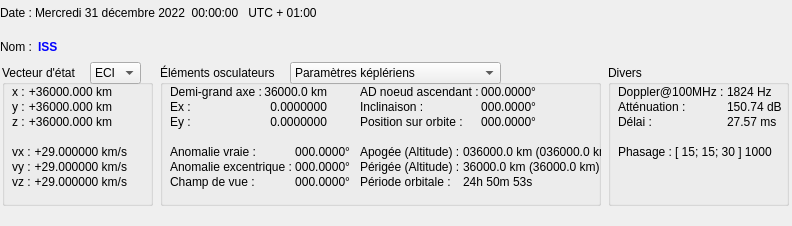
<?xml version="1.0" encoding="UTF-8"?>
<ui version="4.0">
 <class>Osculateurs</class>
 <widget class="QFrame" name="Osculateurs">
  <property name="geometry">
   <rect>
    <x>0</x>
    <y>0</y>
    <width>792</width>
    <height>226</height>
   </rect>
  </property>
  <property name="windowTitle">
   <string notr="true"/>
  </property>
  <property name="autoFillBackground">
   <bool>true</bool>
  </property>
  <widget class="QStackedWidget" name="dateHeure">
   <property name="geometry">
    <rect>
     <x>0</x>
     <y>2</y>
     <width>411</width>
     <height>28</height>
    </rect>
   </property>
   <property name="currentIndex">
    <number>0</number>
   </property>
   <widget class="QWidget" name="page_dateHeure1">
    <widget class="QWidget" name="formLayoutWidget">
     <property name="geometry">
      <rect>
       <x>0</x>
       <y>0</y>
       <width>371</width>
       <height>24</height>
      </rect>
     </property>
     <layout class="QFormLayout" name="formLayout_dateHeure1">
      <property name="horizontalSpacing">
       <number>3</number>
      </property>
      <property name="verticalSpacing">
       <number>0</number>
      </property>
      <item row="0" column="0">
       <widget class="QLabel" name="lbl_dateHeure1">
        <property name="minimumSize">
         <size>
          <width>0</width>
          <height>22</height>
         </size>
        </property>
        <property name="text">
         <string extracomment="Date and hour">Date :</string>
        </property>
       </widget>
      </item>
      <item row="0" column="1">
       <widget class="QLabel" name="dateHeure1">
        <property name="minimumSize">
         <size>
          <width>0</width>
          <height>22</height>
         </size>
        </property>
        <property name="font">
         <font/>
        </property>
        <property name="mouseTracking">
         <bool>true</bool>
        </property>
        <property name="text">
         <string notr="true">Mercredi 31 décembre 2022  00:00:00   UTC + 01:00</string>
        </property>
       </widget>
      </item>
     </layout>
    </widget>
   </widget>
   <widget class="QWidget" name="page_dateHeure2">
    <widget class="QWidget" name="gridLayoutWidget">
     <property name="geometry">
      <rect>
       <x>0</x>
       <y>0</y>
       <width>341</width>
       <height>24</height>
      </rect>
     </property>
     <layout class="QGridLayout" name="gridLayout_dateHeure2" columnstretch="0,1,0">
      <property name="horizontalSpacing">
       <number>3</number>
      </property>
      <property name="verticalSpacing">
       <number>0</number>
      </property>
      <item row="0" column="0">
       <widget class="QLabel" name="lbl_dateHeure2">
        <property name="minimumSize">
         <size>
          <width>0</width>
          <height>20</height>
         </size>
        </property>
        <property name="text">
         <string extracomment="Date and hour">Date :</string>
        </property>
       </widget>
      </item>
      <item row="0" column="1">
       <widget class="QDateTimeEdit" name="dateHeure2">
        <property name="buttonSymbols">
         <enum>QAbstractSpinBox::NoButtons</enum>
        </property>
        <property name="currentSection">
         <enum>QDateTimeEdit::DaySection</enum>
        </property>
        <property name="displayFormat">
         <string>dddd dd MMMM yyyy HH:mm:ss</string>
        </property>
        <property name="calendarPopup">
         <bool>true</bool>
        </property>
       </widget>
      </item>
      <item row="0" column="2">
       <widget class="QLabel" name="utcDateHeure">
        <property name="text">
         <string notr="true">UTC + 12:00</string>
        </property>
       </widget>
      </item>
     </layout>
    </widget>
   </widget>
  </widget>
  <widget class="QWidget" name="formLayoutWidget_23">
   <property name="geometry">
    <rect>
     <x>0</x>
     <y>40</y>
     <width>328</width>
     <height>18</height>
    </rect>
   </property>
   <layout class="QFormLayout" name="formLayout_nomsat">
    <property name="sizeConstraint">
     <enum>QLayout::SetFixedSize</enum>
    </property>
    <property name="labelAlignment">
     <set>Qt::AlignLeading|Qt::AlignLeft|Qt::AlignVCenter</set>
    </property>
    <property name="horizontalSpacing">
     <number>3</number>
    </property>
    <property name="verticalSpacing">
     <number>0</number>
    </property>
    <item row="0" column="0">
     <widget class="QLabel" name="lbl_nomsat">
      <property name="sizePolicy">
       <sizepolicy hsizetype="Preferred" vsizetype="Preferred">
        <horstretch>0</horstretch>
        <verstretch>0</verstretch>
       </sizepolicy>
      </property>
      <property name="minimumSize">
       <size>
        <width>35</width>
        <height>0</height>
       </size>
      </property>
      <property name="font">
       <font/>
      </property>
      <property name="mouseTracking">
       <bool>true</bool>
      </property>
      <property name="text">
       <string>Nom :</string>
      </property>
     </widget>
    </item>
    <item row="0" column="1">
     <widget class="QLabel" name="nomsat">
      <property name="sizePolicy">
       <sizepolicy hsizetype="Preferred" vsizetype="Preferred">
        <horstretch>0</horstretch>
        <verstretch>0</verstretch>
       </sizepolicy>
      </property>
      <property name="minimumSize">
       <size>
        <width>0</width>
        <height>0</height>
       </size>
      </property>
      <property name="palette">
       <palette>
        <active>
         <colorrole role="WindowText">
          <brush brushstyle="SolidPattern">
           <color alpha="255">
            <red>0</red>
            <green>0</green>
            <blue>255</blue>
           </color>
          </brush>
         </colorrole>
         <colorrole role="Base">
          <brush brushstyle="SolidPattern">
           <color alpha="255">
            <red>240</red>
            <green>240</green>
            <blue>240</blue>
           </color>
          </brush>
         </colorrole>
        </active>
        <inactive>
         <colorrole role="WindowText">
          <brush brushstyle="SolidPattern">
           <color alpha="255">
            <red>0</red>
            <green>0</green>
            <blue>255</blue>
           </color>
          </brush>
         </colorrole>
         <colorrole role="Base">
          <brush brushstyle="SolidPattern">
           <color alpha="255">
            <red>240</red>
            <green>240</green>
            <blue>240</blue>
           </color>
          </brush>
         </colorrole>
        </inactive>
        <disabled>
         <colorrole role="WindowText">
          <brush brushstyle="SolidPattern">
           <color alpha="255">
            <red>120</red>
            <green>120</green>
            <blue>120</blue>
           </color>
          </brush>
         </colorrole>
         <colorrole role="Base">
          <brush brushstyle="SolidPattern">
           <color alpha="255">
            <red>240</red>
            <green>240</green>
            <blue>240</blue>
           </color>
          </brush>
         </colorrole>
        </disabled>
       </palette>
      </property>
      <property name="font">
       <font>
        <bold>true</bold>
       </font>
      </property>
      <property name="mouseTracking">
       <bool>true</bool>
      </property>
      <property name="text">
       <string notr="true">ISS</string>
      </property>
     </widget>
    </item>
   </layout>
  </widget>
  <widget class="QGroupBox" name="grpVecteurEtat">
   <property name="geometry">
    <rect>
     <x>2</x>
     <y>65</y>
     <width>151</width>
     <height>141</height>
    </rect>
   </property>
   <property name="title">
    <string>Vecteur d'état</string>
   </property>
   <widget class="QWidget" name="formLayoutWidget_24">
    <property name="geometry">
     <rect>
      <x>10</x>
      <y>20</y>
      <width>101</width>
      <height>52</height>
     </rect>
    </property>
    <layout class="QFormLayout" name="formLayout_positionSat">
     <property name="sizeConstraint">
      <enum>QLayout::SetFixedSize</enum>
     </property>
     <property name="labelAlignment">
      <set>Qt::AlignLeading|Qt::AlignLeft|Qt::AlignVCenter</set>
     </property>
     <property name="horizontalSpacing">
      <number>3</number>
     </property>
     <property name="verticalSpacing">
      <number>1</number>
     </property>
     <item row="0" column="0">
      <widget class="QLabel" name="lbl_xsat">
       <property name="font">
        <font/>
       </property>
       <property name="text">
        <string extracomment="Component X of the position vector">x :</string>
       </property>
      </widget>
     </item>
     <item row="1" column="0">
      <widget class="QLabel" name="lbl_ysat">
       <property name="font">
        <font/>
       </property>
       <property name="text">
        <string extracomment="Component Y of the position vector">y :</string>
       </property>
      </widget>
     </item>
     <item row="2" column="0">
      <widget class="QLabel" name="lbl_zsat">
       <property name="font">
        <font/>
       </property>
       <property name="text">
        <string extracomment="Component Z of the position vector">z :</string>
       </property>
      </widget>
     </item>
     <item row="0" column="1">
      <widget class="QLabel" name="xsat">
       <property name="font">
        <font/>
       </property>
       <property name="text">
        <string notr="true">+36000.000 km</string>
       </property>
       <property name="alignment">
        <set>Qt::AlignRight|Qt::AlignTrailing|Qt::AlignVCenter</set>
       </property>
      </widget>
     </item>
     <item row="1" column="1">
      <widget class="QLabel" name="ysat">
       <property name="font">
        <font/>
       </property>
       <property name="text">
        <string notr="true">+36000.000 km</string>
       </property>
       <property name="alignment">
        <set>Qt::AlignRight|Qt::AlignTrailing|Qt::AlignVCenter</set>
       </property>
      </widget>
     </item>
     <item row="2" column="1">
      <widget class="QLabel" name="zsat">
       <property name="font">
        <font/>
       </property>
       <property name="text">
        <string notr="true">+36000.000 km</string>
       </property>
       <property name="alignment">
        <set>Qt::AlignRight|Qt::AlignTrailing|Qt::AlignVCenter</set>
       </property>
      </widget>
     </item>
    </layout>
   </widget>
   <widget class="QWidget" name="formLayoutWidget_25">
    <property name="geometry">
     <rect>
      <x>10</x>
      <y>80</y>
      <width>112</width>
      <height>52</height>
     </rect>
    </property>
    <layout class="QFormLayout" name="formLayout_vitesseSat">
     <property name="sizeConstraint">
      <enum>QLayout::SetFixedSize</enum>
     </property>
     <property name="labelAlignment">
      <set>Qt::AlignLeading|Qt::AlignLeft|Qt::AlignVCenter</set>
     </property>
     <property name="horizontalSpacing">
      <number>3</number>
     </property>
     <property name="verticalSpacing">
      <number>1</number>
     </property>
     <item row="0" column="0">
      <widget class="QLabel" name="lbl_vxsat">
       <property name="font">
        <font/>
       </property>
       <property name="text">
        <string extracomment="Component X of the velocity vector">vx :</string>
       </property>
      </widget>
     </item>
     <item row="1" column="0">
      <widget class="QLabel" name="lbl_vysat">
       <property name="font">
        <font/>
       </property>
       <property name="text">
        <string extracomment="Component Y of the velocity vector">vy :</string>
       </property>
      </widget>
     </item>
     <item row="2" column="0">
      <widget class="QLabel" name="lbl_vzsat">
       <property name="font">
        <font/>
       </property>
       <property name="text">
        <string extracomment="Component Z of the velocity vector">vz :</string>
       </property>
      </widget>
     </item>
     <item row="0" column="1">
      <widget class="QLabel" name="vxsat">
       <property name="font">
        <font/>
       </property>
       <property name="toolTip">
        <string>Double-cliquer pour changer d'unités</string>
       </property>
       <property name="text">
        <string notr="true">+29.000000 km/s</string>
       </property>
       <property name="alignment">
        <set>Qt::AlignRight|Qt::AlignTrailing|Qt::AlignVCenter</set>
       </property>
      </widget>
     </item>
     <item row="1" column="1">
      <widget class="QLabel" name="vysat">
       <property name="font">
        <font/>
       </property>
       <property name="toolTip">
        <string>Double-cliquer pour changer d'unités</string>
       </property>
       <property name="text">
        <string notr="true">+29.000000 km/s</string>
       </property>
       <property name="alignment">
        <set>Qt::AlignRight|Qt::AlignTrailing|Qt::AlignVCenter</set>
       </property>
      </widget>
     </item>
     <item row="2" column="1">
      <widget class="QLabel" name="vzsat">
       <property name="font">
        <font/>
       </property>
       <property name="toolTip">
        <string>Double-cliquer pour changer d'unités</string>
       </property>
       <property name="text">
        <string notr="true">+29.000000 km/s</string>
       </property>
       <property name="alignment">
        <set>Qt::AlignRight|Qt::AlignTrailing|Qt::AlignVCenter</set>
       </property>
      </widget>
     </item>
    </layout>
   </widget>
  </widget>
  <widget class="QComboBox" name="typeRepere">
   <property name="geometry">
    <rect>
     <x>90</x>
     <y>62</y>
     <width>51</width>
     <height>22</height>
    </rect>
   </property>
   <property name="font">
    <font/>
   </property>
   <property name="currentText">
    <string notr="true">ECI</string>
   </property>
   <property name="iconSize">
    <size>
     <width>0</width>
     <height>0</height>
    </size>
   </property>
   <item>
    <property name="text">
     <string extracomment="Earth Centered Inertial">ECI</string>
    </property>
   </item>
   <item>
    <property name="text">
     <string extracomment="Earth Centered Earth Fixed">ECEF</string>
    </property>
   </item>
  </widget>
  <widget class="QComboBox" name="typeParametres">
   <property name="geometry">
    <rect>
     <x>290</x>
     <y>62</y>
     <width>211</width>
     <height>22</height>
    </rect>
   </property>
   <property name="font">
    <font/>
   </property>
   <property name="iconSize">
    <size>
     <width>0</width>
     <height>0</height>
    </size>
   </property>
   <item>
    <property name="text">
     <string>Paramètres képlériens</string>
    </property>
   </item>
   <item>
    <property name="text">
     <string>Paramètres circulaires</string>
    </property>
   </item>
   <item>
    <property name="text">
     <string>Paramètres équatoriaux</string>
    </property>
   </item>
   <item>
    <property name="text">
     <string>Paramètres circulaires équatoriaux</string>
    </property>
   </item>
  </widget>
  <widget class="QGroupBox" name="grpElementsOsculateurs">
   <property name="geometry">
    <rect>
     <x>160</x>
     <y>65</y>
     <width>441</width>
     <height>141</height>
    </rect>
   </property>
   <property name="title">
    <string>Éléments osculateurs</string>
   </property>
   <widget class="QWidget" name="formLayoutWidget_34">
    <property name="geometry">
     <rect>
      <x>10</x>
      <y>80</y>
      <width>183</width>
      <height>52</height>
     </rect>
    </property>
    <layout class="QFormLayout" name="formLayout_elemOsc1">
     <property name="sizeConstraint">
      <enum>QLayout::SetFixedSize</enum>
     </property>
     <property name="labelAlignment">
      <set>Qt::AlignLeading|Qt::AlignLeft|Qt::AlignVCenter</set>
     </property>
     <property name="horizontalSpacing">
      <number>3</number>
     </property>
     <property name="verticalSpacing">
      <number>1</number>
     </property>
     <item row="0" column="0">
      <widget class="QLabel" name="lbl_anomalieVraie">
       <property name="font">
        <font/>
       </property>
       <property name="text">
        <string>Anomalie vraie :</string>
       </property>
      </widget>
     </item>
     <item row="1" column="0">
      <widget class="QLabel" name="lbl_anomalieExcentrique">
       <property name="font">
        <font/>
       </property>
       <property name="text">
        <string>Anomalie excentrique :</string>
       </property>
      </widget>
     </item>
     <item row="2" column="0">
      <widget class="QLabel" name="lbl_champDeVue">
       <property name="font">
        <font/>
       </property>
       <property name="text">
        <string>Champ de vue :</string>
       </property>
      </widget>
     </item>
     <item row="0" column="1">
      <widget class="QLabel" name="anomalieVraie">
       <property name="font">
        <font/>
       </property>
       <property name="text">
        <string notr="true">000.0000°</string>
       </property>
       <property name="alignment">
        <set>Qt::AlignRight|Qt::AlignTrailing|Qt::AlignVCenter</set>
       </property>
      </widget>
     </item>
     <item row="1" column="1">
      <widget class="QLabel" name="anomalieExcentrique">
       <property name="font">
        <font/>
       </property>
       <property name="text">
        <string notr="true">000.0000°</string>
       </property>
       <property name="alignment">
        <set>Qt::AlignRight|Qt::AlignTrailing|Qt::AlignVCenter</set>
       </property>
      </widget>
     </item>
     <item row="2" column="1">
      <widget class="QLabel" name="champDeVue">
       <property name="font">
        <font/>
       </property>
       <property name="text">
        <string notr="true">000.0000°</string>
       </property>
       <property name="alignment">
        <set>Qt::AlignRight|Qt::AlignTrailing|Qt::AlignVCenter</set>
       </property>
      </widget>
     </item>
    </layout>
   </widget>
   <widget class="QWidget" name="formLayoutWidget_35">
    <property name="geometry">
     <rect>
      <x>200</x>
      <y>80</y>
      <width>246</width>
      <height>52</height>
     </rect>
    </property>
    <layout class="QFormLayout" name="formLayout_elemOsc2">
     <property name="sizeConstraint">
      <enum>QLayout::SetFixedSize</enum>
     </property>
     <property name="labelAlignment">
      <set>Qt::AlignLeading|Qt::AlignLeft|Qt::AlignVCenter</set>
     </property>
     <property name="horizontalSpacing">
      <number>3</number>
     </property>
     <property name="verticalSpacing">
      <number>1</number>
     </property>
     <item row="0" column="0">
      <widget class="QLabel" name="lbl_apogee">
       <property name="font">
        <font/>
       </property>
       <property name="text">
        <string>Apogée (Altitude) :</string>
       </property>
      </widget>
     </item>
     <item row="1" column="0">
      <widget class="QLabel" name="lbl_perigee">
       <property name="font">
        <font/>
       </property>
       <property name="text">
        <string>Périgée (Altitude) :</string>
       </property>
      </widget>
     </item>
     <item row="2" column="0">
      <widget class="QLabel" name="lbl_periode">
       <property name="font">
        <font/>
       </property>
       <property name="text">
        <string>Période orbitale :</string>
       </property>
      </widget>
     </item>
     <item row="0" column="1">
      <widget class="QLabel" name="apogee">
       <property name="font">
        <font/>
       </property>
       <property name="text">
        <string notr="true">036000.0 km (036000.0 km)</string>
       </property>
       <property name="alignment">
        <set>Qt::AlignLeading|Qt::AlignLeft|Qt::AlignVCenter</set>
       </property>
      </widget>
     </item>
     <item row="1" column="1">
      <widget class="QLabel" name="perigee">
       <property name="font">
        <font/>
       </property>
       <property name="text">
        <string notr="true">36000.0 km (36000.0 km)</string>
       </property>
       <property name="alignment">
        <set>Qt::AlignLeading|Qt::AlignLeft|Qt::AlignVCenter</set>
       </property>
      </widget>
     </item>
     <item row="2" column="1">
      <widget class="QLabel" name="periode">
       <property name="font">
        <font/>
       </property>
       <property name="text">
        <string notr="true">24h 50m 53s</string>
       </property>
       <property name="alignment">
        <set>Qt::AlignLeading|Qt::AlignLeft|Qt::AlignVCenter</set>
       </property>
      </widget>
     </item>
    </layout>
   </widget>
   <widget class="QStackedWidget" name="stackedWidget_elements">
    <property name="geometry">
     <rect>
      <x>10</x>
      <y>20</y>
      <width>421</width>
      <height>61</height>
     </rect>
    </property>
    <property name="currentIndex">
     <number>2</number>
    </property>
    <widget class="QWidget" name="kepleriens">
     <widget class="QWidget" name="formLayoutWidget_27">
      <property name="geometry">
       <rect>
        <x>0</x>
        <y>0</y>
        <width>181</width>
        <height>52</height>
       </rect>
      </property>
      <layout class="QFormLayout" name="formLayout_kepler1">
       <property name="sizeConstraint">
        <enum>QLayout::SetFixedSize</enum>
       </property>
       <property name="labelAlignment">
        <set>Qt::AlignLeading|Qt::AlignLeft|Qt::AlignVCenter</set>
       </property>
       <property name="horizontalSpacing">
        <number>3</number>
       </property>
       <property name="verticalSpacing">
        <number>1</number>
       </property>
       <item row="0" column="0">
        <widget class="QLabel" name="lbl_demiGrandAxeKeplerien">
         <property name="font">
          <font/>
         </property>
         <property name="text">
          <string>Demi-grand axe :</string>
         </property>
        </widget>
       </item>
       <item row="1" column="0">
        <widget class="QLabel" name="lbl_excentricite">
         <property name="font">
          <font/>
         </property>
         <property name="text">
          <string>Excentricité :</string>
         </property>
        </widget>
       </item>
       <item row="2" column="0">
        <widget class="QLabel" name="lbl_inclinaison">
         <property name="font">
          <font/>
         </property>
         <property name="text">
          <string>Inclinaison :</string>
         </property>
        </widget>
       </item>
       <item row="1" column="1">
        <widget class="QLabel" name="excentricite">
         <property name="font">
          <font/>
         </property>
         <property name="text">
          <string notr="true">0.0000000</string>
         </property>
         <property name="alignment">
          <set>Qt::AlignRight|Qt::AlignTrailing|Qt::AlignVCenter</set>
         </property>
        </widget>
       </item>
       <item row="2" column="1">
        <widget class="QLabel" name="inclinaison">
         <property name="font">
          <font/>
         </property>
         <property name="text">
          <string notr="true">000.0000°</string>
         </property>
         <property name="alignment">
          <set>Qt::AlignRight|Qt::AlignTrailing|Qt::AlignVCenter</set>
         </property>
        </widget>
       </item>
       <item row="0" column="1">
        <widget class="QLabel" name="demiGrandAxeKeplerien">
         <property name="font">
          <font/>
         </property>
         <property name="text">
          <string notr="true">36000.0 km</string>
         </property>
         <property name="alignment">
          <set>Qt::AlignRight|Qt::AlignTrailing|Qt::AlignVCenter</set>
         </property>
        </widget>
       </item>
      </layout>
     </widget>
     <widget class="QWidget" name="formLayoutWidget_26">
      <property name="geometry">
       <rect>
        <x>190</x>
        <y>0</y>
        <width>174</width>
        <height>52</height>
       </rect>
      </property>
      <layout class="QFormLayout" name="formLayout_kepler2">
       <property name="sizeConstraint">
        <enum>QLayout::SetFixedSize</enum>
       </property>
       <property name="labelAlignment">
        <set>Qt::AlignLeading|Qt::AlignLeft|Qt::AlignVCenter</set>
       </property>
       <property name="horizontalSpacing">
        <number>3</number>
       </property>
       <property name="verticalSpacing">
        <number>1</number>
       </property>
       <item row="0" column="0">
        <widget class="QLabel" name="lbl_ADNoeudAscendant">
         <property name="font">
          <font/>
         </property>
         <property name="text">
          <string extracomment="Right ascension of the ascending node">AD noeud ascendant :</string>
         </property>
        </widget>
       </item>
       <item row="1" column="0">
        <widget class="QLabel" name="lbl_argumentPerigee">
         <property name="font">
          <font/>
         </property>
         <property name="text">
          <string>Argument du périgée :</string>
         </property>
        </widget>
       </item>
       <item row="0" column="1">
        <widget class="QLabel" name="ADNoeudAscendant">
         <property name="font">
          <font/>
         </property>
         <property name="text">
          <string notr="true">000.0000°</string>
         </property>
         <property name="alignment">
          <set>Qt::AlignRight|Qt::AlignTrailing|Qt::AlignVCenter</set>
         </property>
        </widget>
       </item>
       <item row="1" column="1">
        <widget class="QLabel" name="argumentPerigee">
         <property name="font">
          <font/>
         </property>
         <property name="text">
          <string notr="true">000.0000°</string>
         </property>
         <property name="alignment">
          <set>Qt::AlignRight|Qt::AlignTrailing|Qt::AlignVCenter</set>
         </property>
        </widget>
       </item>
       <item row="2" column="0">
        <widget class="QLabel" name="lbl_anomalieMoyenne">
         <property name="font">
          <font/>
         </property>
         <property name="text">
          <string>Anomalie moyenne :</string>
         </property>
        </widget>
       </item>
       <item row="2" column="1">
        <widget class="QLabel" name="anomalieMoyenne">
         <property name="font">
          <font/>
         </property>
         <property name="text">
          <string notr="true">000.0000°</string>
         </property>
         <property name="alignment">
          <set>Qt::AlignRight|Qt::AlignTrailing|Qt::AlignVCenter</set>
         </property>
        </widget>
       </item>
      </layout>
     </widget>
    </widget>
    <widget class="QWidget" name="equatorial">
     <widget class="QWidget" name="formLayoutWidget_33">
      <property name="geometry">
       <rect>
        <x>0</x>
        <y>0</y>
        <width>183</width>
        <height>52</height>
       </rect>
      </property>
      <layout class="QFormLayout" name="formLayout_equat1">
       <property name="sizeConstraint">
        <enum>QLayout::SetFixedSize</enum>
       </property>
       <property name="labelAlignment">
        <set>Qt::AlignLeading|Qt::AlignLeft|Qt::AlignVCenter</set>
       </property>
       <property name="horizontalSpacing">
        <number>3</number>
       </property>
       <property name="verticalSpacing">
        <number>1</number>
       </property>
       <item row="1" column="0">
        <widget class="QLabel" name="lbl_excentricite2">
         <property name="font">
          <font/>
         </property>
         <property name="text">
          <string>Excentricité :</string>
         </property>
        </widget>
       </item>
       <item row="1" column="1">
        <widget class="QLabel" name="excentricite2">
         <property name="font">
          <font/>
         </property>
         <property name="text">
          <string notr="true">0.0000000</string>
         </property>
         <property name="alignment">
          <set>Qt::AlignRight|Qt::AlignTrailing|Qt::AlignVCenter</set>
         </property>
        </widget>
       </item>
       <item row="2" column="0">
        <widget class="QLabel" name="lbl_longitudePerigee">
         <property name="font">
          <font/>
         </property>
         <property name="text">
          <string>Longitude du périgée :</string>
         </property>
        </widget>
       </item>
       <item row="2" column="1">
        <widget class="QLabel" name="longitudePerigee">
         <property name="font">
          <font/>
         </property>
         <property name="toolTip">
          <string>Somme de l'argument du périgée et de l'ascension droite du noeud ascendant</string>
         </property>
         <property name="text">
          <string notr="true">000.0000°</string>
         </property>
         <property name="alignment">
          <set>Qt::AlignRight|Qt::AlignTrailing|Qt::AlignVCenter</set>
         </property>
        </widget>
       </item>
       <item row="0" column="0">
        <widget class="QLabel" name="lbl_demiGrandAxeEquat">
         <property name="text">
          <string>Demi-grand axe :</string>
         </property>
        </widget>
       </item>
       <item row="0" column="1">
        <widget class="QLabel" name="demiGrandAxeEquat">
         <property name="font">
          <font/>
         </property>
         <property name="text">
          <string notr="true">36000.0 km</string>
         </property>
         <property name="alignment">
          <set>Qt::AlignRight|Qt::AlignTrailing|Qt::AlignVCenter</set>
         </property>
        </widget>
       </item>
      </layout>
     </widget>
     <widget class="QWidget" name="formLayoutWidget_32">
      <property name="geometry">
       <rect>
        <x>190</x>
        <y>0</y>
        <width>171</width>
        <height>52</height>
       </rect>
      </property>
      <layout class="QFormLayout" name="formLayout_equat2">
       <property name="sizeConstraint">
        <enum>QLayout::SetFixedSize</enum>
       </property>
       <property name="labelAlignment">
        <set>Qt::AlignLeading|Qt::AlignLeft|Qt::AlignVCenter</set>
       </property>
       <property name="horizontalSpacing">
        <number>3</number>
       </property>
       <property name="verticalSpacing">
        <number>1</number>
       </property>
       <item row="0" column="0">
        <widget class="QLabel" name="lbl_ix1">
         <property name="font">
          <font/>
         </property>
         <property name="text">
          <string extracomment="Component X of inclination vector">Ix :</string>
         </property>
        </widget>
       </item>
       <item row="1" column="0">
        <widget class="QLabel" name="lbl_iy1">
         <property name="font">
          <font/>
         </property>
         <property name="text">
          <string extracomment="Component Y of inclination vector">Iy :</string>
         </property>
        </widget>
       </item>
       <item row="2" column="0">
        <widget class="QLabel" name="lbl_anomalieMoyenne2">
         <property name="font">
          <font/>
         </property>
         <property name="text">
          <string>Anomalie moyenne :</string>
         </property>
        </widget>
       </item>
       <item row="0" column="1">
        <widget class="QLabel" name="ix1">
         <property name="font">
          <font/>
         </property>
         <property name="text">
          <string notr="true">0.0000000</string>
         </property>
         <property name="alignment">
          <set>Qt::AlignRight|Qt::AlignTrailing|Qt::AlignVCenter</set>
         </property>
        </widget>
       </item>
       <item row="1" column="1">
        <widget class="QLabel" name="iy1">
         <property name="font">
          <font/>
         </property>
         <property name="text">
          <string notr="true">0.0000000</string>
         </property>
         <property name="alignment">
          <set>Qt::AlignRight|Qt::AlignTrailing|Qt::AlignVCenter</set>
         </property>
        </widget>
       </item>
       <item row="2" column="1">
        <widget class="QLabel" name="anomalieMoyenne2">
         <property name="font">
          <font/>
         </property>
         <property name="text">
          <string notr="true">000.0000°</string>
         </property>
         <property name="alignment">
          <set>Qt::AlignRight|Qt::AlignTrailing|Qt::AlignVCenter</set>
         </property>
        </widget>
       </item>
      </layout>
     </widget>
    </widget>
    <widget class="QWidget" name="circulaires">
     <widget class="QWidget" name="formLayoutWidget_29">
      <property name="geometry">
       <rect>
        <x>0</x>
        <y>0</y>
        <width>181</width>
        <height>53</height>
       </rect>
      </property>
      <layout class="QFormLayout" name="formLayout_circ1">
       <property name="sizeConstraint">
        <enum>QLayout::SetFixedSize</enum>
       </property>
       <property name="labelAlignment">
        <set>Qt::AlignLeading|Qt::AlignLeft|Qt::AlignVCenter</set>
       </property>
       <property name="horizontalSpacing">
        <number>2</number>
       </property>
       <property name="verticalSpacing">
        <number>1</number>
       </property>
       <item row="2" column="0">
        <widget class="QLabel" name="lbl_ex1">
         <property name="font">
          <font/>
         </property>
         <property name="text">
          <string extracomment="Component X of eccentricity vector">Ex :</string>
         </property>
        </widget>
       </item>
       <item row="2" column="1">
        <widget class="QLabel" name="ex1">
         <property name="font">
          <font/>
         </property>
         <property name="text">
          <string notr="true">0.0000000</string>
         </property>
         <property name="alignment">
          <set>Qt::AlignRight|Qt::AlignTrailing|Qt::AlignVCenter</set>
         </property>
        </widget>
       </item>
       <item row="3" column="0">
        <widget class="QLabel" name="lbl_ey1">
         <property name="font">
          <font/>
         </property>
         <property name="text">
          <string extracomment="Component Y of eccentricity vector">Ey :</string>
         </property>
        </widget>
       </item>
       <item row="3" column="1">
        <widget class="QLabel" name="ey1">
         <property name="font">
          <font/>
         </property>
         <property name="text">
          <string notr="true">0.0000000</string>
         </property>
         <property name="alignment">
          <set>Qt::AlignRight|Qt::AlignTrailing|Qt::AlignVCenter</set>
         </property>
        </widget>
       </item>
       <item row="1" column="1">
        <widget class="QLabel" name="demiGrandAxeCirc">
         <property name="font">
          <font/>
         </property>
         <property name="text">
          <string notr="true">36000.0 km</string>
         </property>
         <property name="alignment">
          <set>Qt::AlignRight|Qt::AlignTrailing|Qt::AlignVCenter</set>
         </property>
        </widget>
       </item>
       <item row="1" column="0">
        <widget class="QLabel" name="lbl_demiGrandAxeCirc">
         <property name="text">
          <string>Demi-grand axe :</string>
         </property>
        </widget>
       </item>
      </layout>
     </widget>
     <widget class="QWidget" name="formLayoutWidget_28">
      <property name="geometry">
       <rect>
        <x>190</x>
        <y>0</y>
        <width>171</width>
        <height>52</height>
       </rect>
      </property>
      <layout class="QFormLayout" name="formLayout_circ2">
       <property name="sizeConstraint">
        <enum>QLayout::SetFixedSize</enum>
       </property>
       <property name="labelAlignment">
        <set>Qt::AlignLeading|Qt::AlignLeft|Qt::AlignVCenter</set>
       </property>
       <property name="horizontalSpacing">
        <number>2</number>
       </property>
       <property name="verticalSpacing">
        <number>1</number>
       </property>
       <item row="0" column="0">
        <widget class="QLabel" name="lbl_ADNoeudAscendant2">
         <property name="font">
          <font/>
         </property>
         <property name="text">
          <string extracomment="Right ascension of the ascending node">AD noeud ascendant :</string>
         </property>
        </widget>
       </item>
       <item row="1" column="0">
        <widget class="QLabel" name="lbl_inclinaison2">
         <property name="font">
          <font/>
         </property>
         <property name="text">
          <string>Inclinaison :</string>
         </property>
        </widget>
       </item>
       <item row="2" column="0">
        <widget class="QLabel" name="lbl_positionSurOrbite">
         <property name="font">
          <font/>
         </property>
         <property name="text">
          <string>Position sur orbite :</string>
         </property>
        </widget>
       </item>
       <item row="0" column="1">
        <widget class="QLabel" name="ADNoeudAscendant2">
         <property name="font">
          <font/>
         </property>
         <property name="text">
          <string notr="true">000.0000°</string>
         </property>
         <property name="alignment">
          <set>Qt::AlignRight|Qt::AlignTrailing|Qt::AlignVCenter</set>
         </property>
        </widget>
       </item>
       <item row="1" column="1">
        <widget class="QLabel" name="inclinaison2">
         <property name="font">
          <font/>
         </property>
         <property name="text">
          <string notr="true">000.0000°</string>
         </property>
         <property name="alignment">
          <set>Qt::AlignRight|Qt::AlignTrailing|Qt::AlignVCenter</set>
         </property>
        </widget>
       </item>
       <item row="2" column="1">
        <widget class="QLabel" name="positionSurOrbite">
         <property name="font">
          <font/>
         </property>
         <property name="toolTip">
          <string>Somme de l'argument du périgée et de l'anomalie moyenne</string>
         </property>
         <property name="text">
          <string notr="true">000.0000°</string>
         </property>
         <property name="alignment">
          <set>Qt::AlignRight|Qt::AlignTrailing|Qt::AlignVCenter</set>
         </property>
        </widget>
       </item>
      </layout>
     </widget>
    </widget>
    <widget class="QWidget" name="circEquat">
     <widget class="QWidget" name="formLayoutWidget_30">
      <property name="geometry">
       <rect>
        <x>0</x>
        <y>0</y>
        <width>181</width>
        <height>52</height>
       </rect>
      </property>
      <layout class="QFormLayout" name="formLayout_circEquat1">
       <property name="sizeConstraint">
        <enum>QLayout::SetFixedSize</enum>
       </property>
       <property name="labelAlignment">
        <set>Qt::AlignLeading|Qt::AlignLeft|Qt::AlignVCenter</set>
       </property>
       <property name="horizontalSpacing">
        <number>3</number>
       </property>
       <property name="verticalSpacing">
        <number>1</number>
       </property>
       <item row="1" column="0">
        <widget class="QLabel" name="lbl_ex2">
         <property name="font">
          <font/>
         </property>
         <property name="text">
          <string extracomment="Component X of eccentricity vector">Ex :</string>
         </property>
        </widget>
       </item>
       <item row="2" column="0">
        <widget class="QLabel" name="lbl_ey2">
         <property name="font">
          <font/>
         </property>
         <property name="text">
          <string extracomment="Component Y of eccentricity vector">Ey :</string>
         </property>
        </widget>
       </item>
       <item row="1" column="1">
        <widget class="QLabel" name="ex2">
         <property name="font">
          <font/>
         </property>
         <property name="text">
          <string notr="true">0.0000000</string>
         </property>
         <property name="alignment">
          <set>Qt::AlignRight|Qt::AlignTrailing|Qt::AlignVCenter</set>
         </property>
        </widget>
       </item>
       <item row="2" column="1">
        <widget class="QLabel" name="ey2">
         <property name="font">
          <font/>
         </property>
         <property name="text">
          <string notr="true">0.0000000</string>
         </property>
         <property name="alignment">
          <set>Qt::AlignRight|Qt::AlignTrailing|Qt::AlignVCenter</set>
         </property>
        </widget>
       </item>
       <item row="0" column="0">
        <widget class="QLabel" name="demiGrandAxe">
         <property name="text">
          <string>Demi-grand axe :</string>
         </property>
        </widget>
       </item>
       <item row="0" column="1">
        <widget class="QLabel" name="demiGrandAxeCircEquat">
         <property name="font">
          <font/>
         </property>
         <property name="text">
          <string notr="true">36000.0 km</string>
         </property>
         <property name="alignment">
          <set>Qt::AlignRight|Qt::AlignTrailing|Qt::AlignVCenter</set>
         </property>
        </widget>
       </item>
      </layout>
     </widget>
     <widget class="QWidget" name="formLayoutWidget_31">
      <property name="geometry">
       <rect>
        <x>190</x>
        <y>0</y>
        <width>198</width>
        <height>52</height>
       </rect>
      </property>
      <layout class="QFormLayout" name="formLayout_circEquat2">
       <property name="sizeConstraint">
        <enum>QLayout::SetFixedSize</enum>
       </property>
       <property name="labelAlignment">
        <set>Qt::AlignLeading|Qt::AlignLeft|Qt::AlignVCenter</set>
       </property>
       <property name="horizontalSpacing">
        <number>3</number>
       </property>
       <property name="verticalSpacing">
        <number>1</number>
       </property>
       <item row="0" column="0">
        <widget class="QLabel" name="lbl_ix2">
         <property name="font">
          <font/>
         </property>
         <property name="text">
          <string extracomment="Component X of inclination vector">Ix :</string>
         </property>
        </widget>
       </item>
       <item row="1" column="0">
        <widget class="QLabel" name="lbl_iy2">
         <property name="font">
          <font/>
         </property>
         <property name="text">
          <string extracomment="Component Y of inclination vector">Iy :</string>
         </property>
        </widget>
       </item>
       <item row="2" column="0">
        <widget class="QLabel" name="lbl_argumentLongitudeVraie2">
         <property name="font">
          <font/>
         </property>
         <property name="text">
          <string>Argument longitude vraie :</string>
         </property>
        </widget>
       </item>
       <item row="0" column="1">
        <widget class="QLabel" name="ix2">
         <property name="font">
          <font/>
         </property>
         <property name="text">
          <string notr="true">0.0000000</string>
         </property>
         <property name="alignment">
          <set>Qt::AlignRight|Qt::AlignTrailing|Qt::AlignVCenter</set>
         </property>
        </widget>
       </item>
       <item row="1" column="1">
        <widget class="QLabel" name="iy2">
         <property name="font">
          <font/>
         </property>
         <property name="text">
          <string notr="true">0.0000000</string>
         </property>
         <property name="alignment">
          <set>Qt::AlignRight|Qt::AlignTrailing|Qt::AlignVCenter</set>
         </property>
        </widget>
       </item>
       <item row="2" column="1">
        <widget class="QLabel" name="argumentLongitudeVraie2">
         <property name="font">
          <font/>
         </property>
         <property name="toolTip">
          <string>Somme de l'argument du périgée, de l'ascension droite du noeud ascendant et de l'anomalie vraie</string>
         </property>
         <property name="text">
          <string notr="true">000.0000°</string>
         </property>
         <property name="alignment">
          <set>Qt::AlignRight|Qt::AlignTrailing|Qt::AlignVCenter</set>
         </property>
        </widget>
       </item>
      </layout>
     </widget>
    </widget>
   </widget>
  </widget>
  <widget class="QGroupBox" name="grpSignal">
   <property name="geometry">
    <rect>
     <x>608</x>
     <y>65</y>
     <width>181</width>
     <height>141</height>
    </rect>
   </property>
   <property name="title">
    <string>Divers</string>
   </property>
   <widget class="QWidget" name="formLayoutWidget_36">
    <property name="geometry">
     <rect>
      <x>10</x>
      <y>20</y>
      <width>171</width>
      <height>52</height>
     </rect>
    </property>
    <layout class="QFormLayout" name="formLayout_signal">
     <property name="sizeConstraint">
      <enum>QLayout::SetFixedSize</enum>
     </property>
     <property name="labelAlignment">
      <set>Qt::AlignLeading|Qt::AlignLeft|Qt::AlignVCenter</set>
     </property>
     <property name="horizontalSpacing">
      <number>3</number>
     </property>
     <property name="verticalSpacing">
      <number>1</number>
     </property>
     <item row="0" column="0">
      <widget class="QLabel" name="lbl_doppler">
       <property name="text">
        <string extracomment="Doppler effect at 100 Mega Hertz">Doppler@100MHz :</string>
       </property>
      </widget>
     </item>
     <item row="1" column="0">
      <widget class="QLabel" name="lbl_attenuation">
       <property name="text">
        <string>Atténuation :</string>
       </property>
      </widget>
     </item>
     <item row="2" column="0">
      <widget class="QLabel" name="lbl_delai">
       <property name="text">
        <string extracomment="Delay of signal at light speed">Délai :</string>
       </property>
      </widget>
     </item>
     <item row="0" column="1">
      <widget class="QLabel" name="doppler">
       <property name="text">
        <string notr="true">1824 Hz</string>
       </property>
      </widget>
     </item>
     <item row="1" column="1">
      <widget class="QLabel" name="attenuation">
       <property name="text">
        <string notr="true">150.74 dB</string>
       </property>
      </widget>
     </item>
     <item row="2" column="1">
      <widget class="QLabel" name="delai">
       <property name="text">
        <string notr="true">27.57 ms</string>
       </property>
      </widget>
     </item>
    </layout>
   </widget>
   <widget class="QWidget" name="formLayoutWidget_58">
    <property name="geometry">
     <rect>
      <x>10</x>
      <y>80</y>
      <width>161</width>
      <height>18</height>
     </rect>
    </property>
    <layout class="QFormLayout" name="formLayout_phasage">
     <property name="labelAlignment">
      <set>Qt::AlignLeading|Qt::AlignLeft|Qt::AlignVCenter</set>
     </property>
     <property name="horizontalSpacing">
      <number>2</number>
     </property>
     <property name="verticalSpacing">
      <number>0</number>
     </property>
     <item row="0" column="0">
      <widget class="QLabel" name="lbl_phasage">
       <property name="text">
        <string>Phasage :</string>
       </property>
      </widget>
     </item>
     <item row="0" column="1">
      <widget class="QLabel" name="phasage">
       <property name="text">
        <string notr="true">[ 15; 15; 30 ] 1000</string>
       </property>
      </widget>
     </item>
    </layout>
   </widget>
  </widget>
  <zorder>dateHeure</zorder>
  <zorder>formLayoutWidget_23</zorder>
  <zorder>grpVecteurEtat</zorder>
  <zorder>grpElementsOsculateurs</zorder>
  <zorder>grpSignal</zorder>
  <zorder>typeRepere</zorder>
  <zorder>typeParametres</zorder>
 </widget>
 <resources/>
 <connections/>
</ui>
